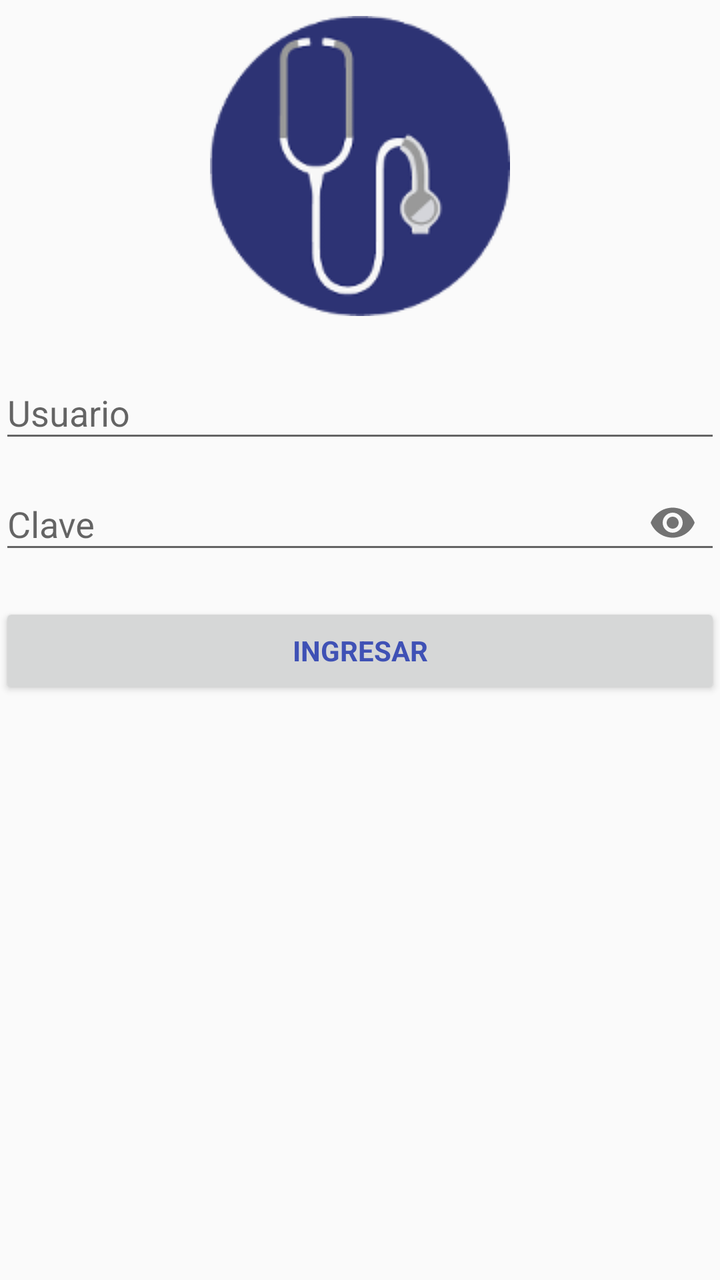
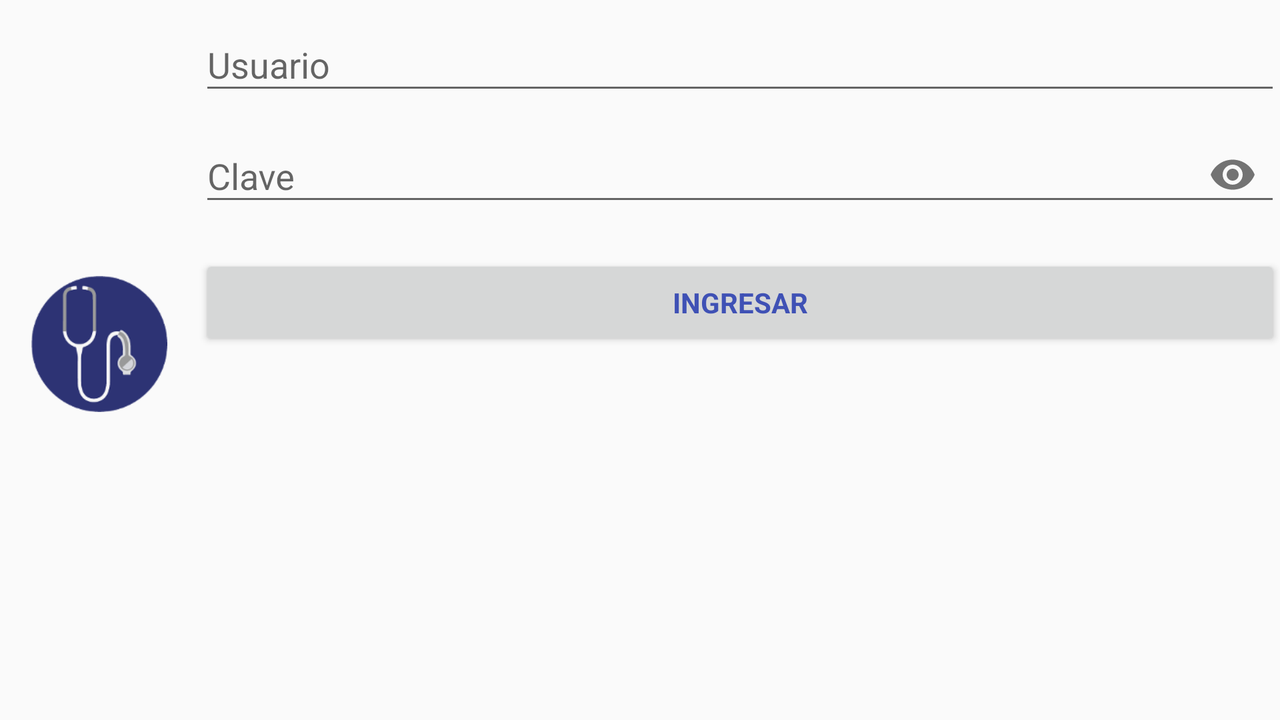

First picture: res/layout/ on a phone held upright. Second picture: the repository's own variant of that layout, on a device whose configuration matches the variant's folder. Source for both follows.
<!-- AndroidManifest.xml: application theme AppTheme -->
<!-- res/layout/activity_login.xml -->
<LinearLayout xmlns:android="http://schemas.android.com/apk/res/android"
    xmlns:tools="http://schemas.android.com/tools"
    android:layout_width="match_parent"
    android:layout_height="match_parent"
    xmlns:app="http://schemas.android.com/apk/res-auto"
    android:gravity="center_horizontal"
    android:orientation="vertical"
    android:paddingBottom="@dimen/activity_vertical_margin"
    android:paddingLeft="@dimen/activity_horizontal_margin"
    android:paddingRight="@dimen/activity_horizontal_margin"
    android:paddingTop="@dimen/activity_vertical_margin"
    tools:context="com.nativo.juan.citaprevia.CitasPrevia.LoginActivity">

    
    <ProgressBar
        android:id="@+id/login_progress"
        style="?android:attr/progressBarStyleLarge"
        android:layout_width="wrap_content"
        android:layout_height="wrap_content"
        android:layout_marginBottom="8dp"
        android:visibility="gone" />


    <ImageView
        android:id="@+id/image_logo"
        android:layout_width="150dp"
        android:layout_height="150dp"
        android:layout_marginBottom="16dp"
        android:layout_marginTop="8dp"
        android:contentDescription="@string/todo"
        app:srcCompat="@drawable/favicon_blue" />

    <ScrollView
        android:id="@+id/login_form"
        android:layout_width="match_parent"
        android:layout_height="match_parent">

        <LinearLayout
            android:id="@+id/email_login_form"
            android:layout_width="match_parent"
            android:layout_height="wrap_content"
            android:orientation="vertical">

            <android.support.design.widget.TextInputLayout
                android:id="@+id/float_label_user_id"
                android:layout_width="match_parent"
                android:layout_height="wrap_content">

                <EditText
                    android:id="@+id/user_id"
                    android:layout_width="match_parent"
                    android:layout_height="wrap_content"
                    android:hint="@string/prompt_user"
                    android:inputType="text"
                    android:maxLines="1"
                    android:singleLine="true" />

            </android.support.design.widget.TextInputLayout>

            <android.support.design.widget.TextInputLayout
                android:id="@+id/float_label_password"
                android:layout_width="match_parent"
                android:layout_height="wrap_content"
                app:passwordToggleEnabled="true">

                <EditText
                    android:id="@+id/password"
                    android:layout_width="match_parent"
                    android:layout_height="wrap_content"
                    android:hint="@string/prompt_password"
                    android:imeActionId="6"
                    android:imeActionLabel="@string/action_sign_in_short"
                    android:imeOptions="actionUnspecified"
                    android:inputType="textPassword"
                    android:maxLines="1"
                    android:textColor="@android:color/black"
                    android:textColorHint="@android:color/black"
                    android:singleLine="true" />

            </android.support.design.widget.TextInputLayout>

            <Button
                android:id="@+id/email_sign_in_button"
                style="?android:textAppearanceSmall"
                android:layout_width="match_parent"
                android:layout_height="wrap_content"
                android:layout_marginTop="16dp"
                android:textColor="@color/colorPrimary"
                android:text="@string/action_sign_in"
                android:textStyle="bold" />

        </LinearLayout>
    </ScrollView>
</LinearLayout>
<!-- resources referenced by this layout -->
<resources>
  <color name="colorPrimary">#3F51B5</color>
  <!-- drawable favicon_blue: png bitmap (drawable, 8515 bytes) -->
  <string name="action_sign_in">Ingresar</string>
  <string name="action_sign_in_short">Ingresar</string>
  <string name="prompt_password">Clave</string>
  <string name="prompt_user">Usuario</string>
  <string name="todo">TODO</string>
  <style name="AppTheme" parent="Theme.AppCompat.Light.DarkActionBar">
          
          <item name="colorPrimary">@color/colorPrimary</item>
          <item name="colorPrimaryDark">@color/colorPrimaryDark</item>
          <item name="colorAccent">@color/colorAccent</item>
      </style>
  <color name="colorPrimaryDark">#303F9F</color>
  <color name="colorAccent">#FF4081</color>
</resources>
<!-- res/layout-land/activity_login.xml (the repository's variant of the layout above) -->
<!-- drawn on the phone turned sideways -->
<LinearLayout xmlns:android="http://schemas.android.com/apk/res/android"
    xmlns:tools="http://schemas.android.com/tools"
    android:layout_width="match_parent"
    android:layout_height="match_parent"
    xmlns:app="http://schemas.android.com/apk/res-auto"
    android:gravity="center_horizontal"
    android:orientation="horizontal"
    android:paddingBottom="@dimen/activity_vertical_margin"
    android:paddingLeft="@dimen/activity_horizontal_margin"
    android:paddingRight="@dimen/activity_horizontal_margin"
    android:paddingTop="@dimen/activity_vertical_margin"
    tools:context="com.nativo.juan.citaprevia.CitasPrevia.LoginActivity">

    
    <ProgressBar
        android:id="@+id/login_progress"
        style="?android:attr/progressBarStyleLarge"
        android:layout_width="wrap_content"
        android:layout_height="wrap_content"
        android:layout_marginBottom="8dp"
        android:visibility="gone" />


    <ImageView
        android:id="@+id/image_logo"
        android:layout_width="200dp"
        android:layout_height="wrap_content"
        android:layout_gravity="center"
        android:layout_marginBottom="16dp"
        android:layout_marginTop="8dp"
        android:layout_weight="1"
        android:padding="16dp"
        app:srcCompat="@drawable/favicon_blue" />

    <ScrollView
        android:id="@+id/login_form"
        android:layout_width="match_parent"
        android:layout_height="match_parent"
        android:layout_gravity="center"
        android:layout_weight="1">

        <LinearLayout
            android:id="@+id/email_login_form"
            android:layout_width="match_parent"
            android:layout_height="wrap_content"
            android:orientation="vertical">

            <android.support.design.widget.TextInputLayout
                android:id="@+id/float_label_user_id"
                android:layout_width="match_parent"
                android:layout_height="wrap_content"
                android:layout_gravity="center_horizontal"
                android:orientation="horizontal">

                <EditText
                    android:id="@+id/user_id"
                    android:layout_width="match_parent"
                    android:layout_height="wrap_content"
                    android:hint="@string/prompt_user"
                    android:inputType="text"
                    android:maxLines="1"
                    android:textColor="@android:color/white"
                    android:textColorHint="@android:color/white"
                    android:singleLine="true" />

            </android.support.design.widget.TextInputLayout>

            <android.support.design.widget.TextInputLayout
                android:id="@+id/float_label_password"
                android:layout_width="match_parent"
                android:layout_height="wrap_content"
                app:passwordToggleEnabled="true">

                <EditText
                    android:id="@+id/password"
                    android:layout_width="match_parent"
                    android:layout_height="wrap_content"
                    android:hint="@string/prompt_password"
                    android:imeActionId="6"
                    android:imeActionLabel="@string/action_sign_in_short"
                    android:imeOptions="actionUnspecified"
                    android:inputType="textPassword"
                    android:maxLines="1"
                    android:textColor="@android:color/white"
                    android:textColorHint="@android:color/white"
                    android:singleLine="true" />

            </android.support.design.widget.TextInputLayout>

            <Button
                android:id="@+id/email_sign_in_button"
                style="?android:textAppearanceSmall"
                android:layout_width="match_parent"
                android:layout_height="wrap_content"
                android:layout_marginTop="16dp"
                android:text="@string/action_sign_in"
                android:textColor="@color/colorPrimary"
                android:textStyle="bold" />

        </LinearLayout>
    </ScrollView>
</LinearLayout>
<!-- resources referenced by the variant -->
<!-- as the phone turned sideways resolves them -->
<resources>
  <color name="colorPrimary">#3F51B5</color>
  <!-- drawable favicon_blue: png bitmap (drawable, 8515 bytes) -->
  <string name="action_sign_in">Ingresar</string>
  <string name="action_sign_in_short">Ingresar</string>
  <string name="prompt_password">Clave</string>
  <string name="prompt_user">Usuario</string>
  <style name="AppTheme" parent="Theme.AppCompat.Light.DarkActionBar">
          
          <item name="colorPrimary">@color/colorPrimary</item>
          <item name="colorPrimaryDark">@color/colorPrimaryDark</item>
          <item name="colorAccent">@color/colorAccent</item>
      </style>
  <color name="colorPrimaryDark">#303F9F</color>
  <color name="colorAccent">#FF4081</color>
</resources>
